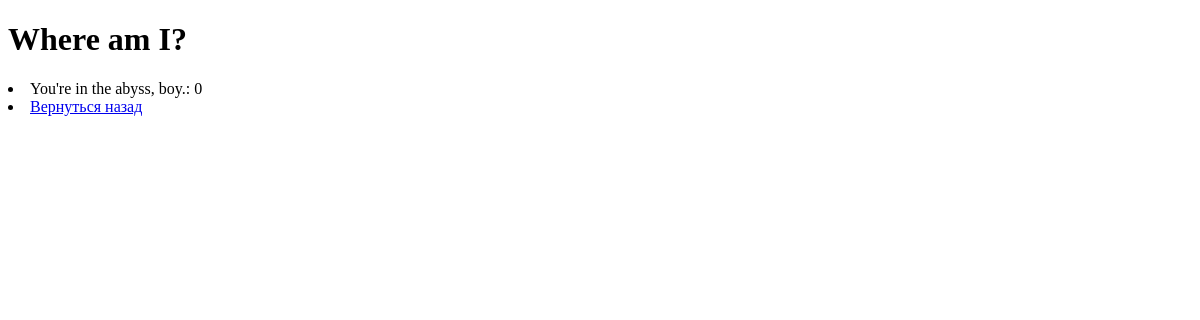
/polls/3/results/, run on an earlier commit of the app's database.
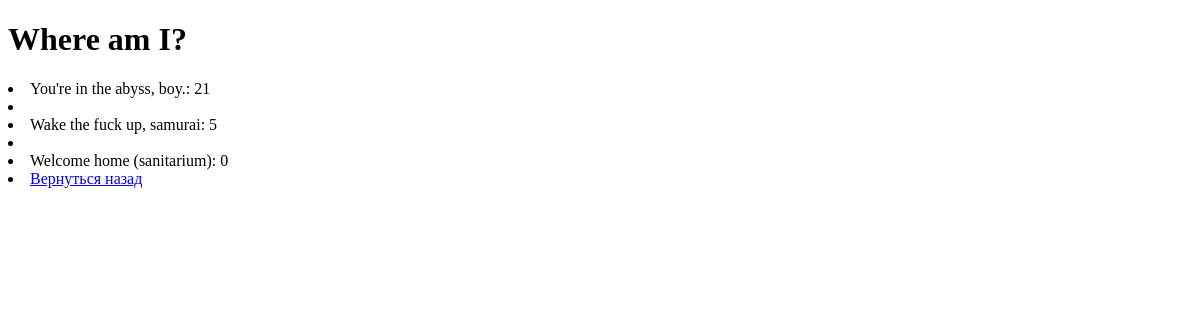
And on a later commit of the database.
### polls/models.py (models this page shows, shortened)
class Question(models.Model):
    text = models.CharField(max_length=1000)
    pub_Date = models.DateTimeField("date published")

class Choice(models.Model):
    question = models.ForeignKey(Question, on_delete=models.CASCADE)
    text = models.CharField(max_length=1000)
    votes = models.IntegerField(default=0)

### polls/views.py (the view)
# urls.py: path("<int:pk>/results/", views.ResultsView.as_view(), name="results"),
class ResultsView(generic.DetailView):
    model = Question
    template_name = "polls/results.html"

### polls/Templates/polls/results.html (shortened to what this page needs)
<!DOCTYPE html>
<html lang="en">
<head>
</head>
<body>
    <h1>{{question.text}}</h1>
    {% if question.choice_set.all %}
        {% for c in question.choice_set.all %}
            <li>{{c.text}}: {{c.votes}}<li>
        {% endfor%}
    {% endif %}
    <a href="{% url 'polls:index' %}">Вернуться назад</a>
</body>
</html>

What changed in the data, as far as the page shows it:
changed Choice "You're in the abyss, boy.": votes "0" → "21"
added Choice: text "Wake the fuck up, samurai", votes "5"
added Choice: text "Welcome home (sanitarium)", votes "0"
